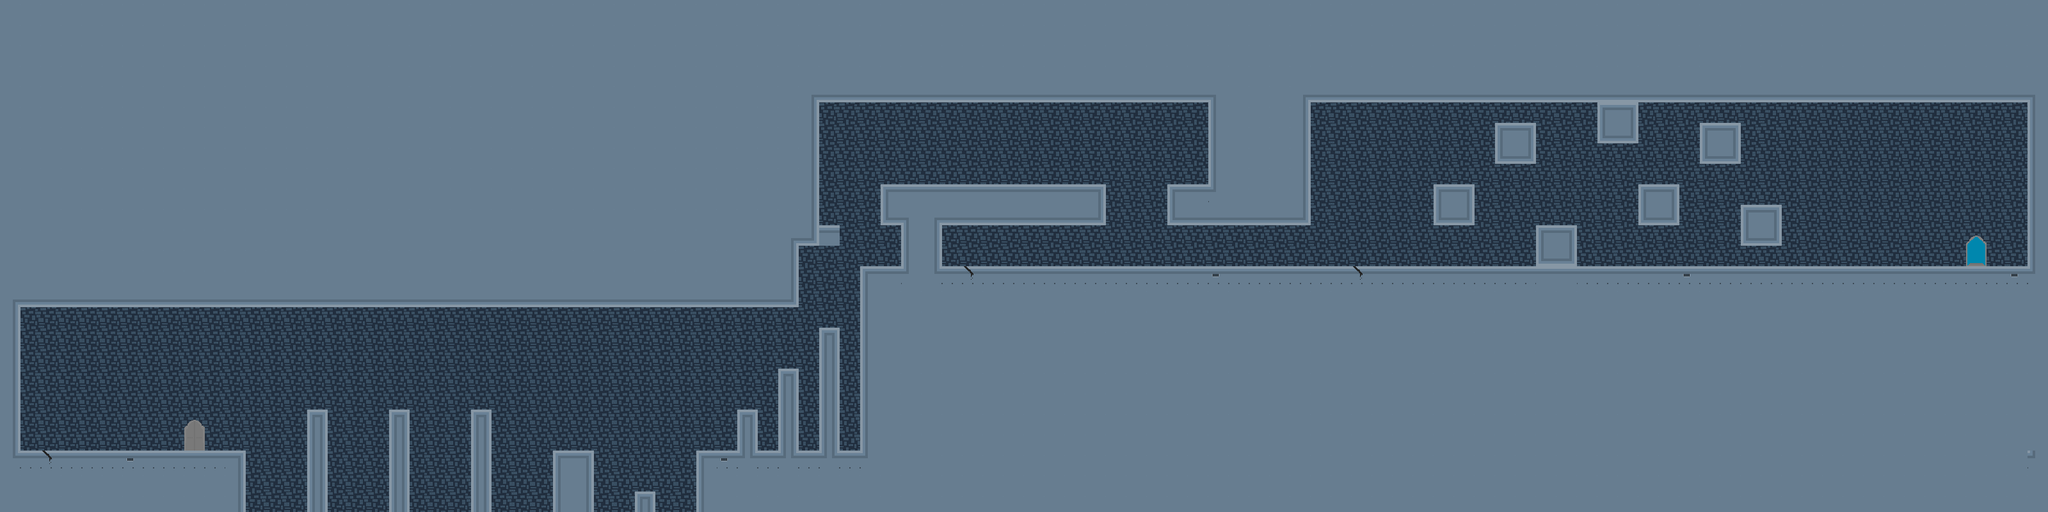

Rendered tile map (Tiled .tmx) drawn with the repository's tilesets; below, a short description and the map source with its tile grids summarised:
An orthogonal 100x25 tile map with 32x32 px tiles, 2 tile layers (background, main) and 50 objects.

<map version="1.2" tiledversion="1.2.5" orientation="orthogonal" renderorder="right-down" width="100" height="25" tilewidth="32" tileheight="32" infinite="0" nextlayerid="9" nextobjectid="68">
 <tileset firstgid="1" source="../tilesets/factoryTileset.tsx" />
 <layer id="7" name="background" width="100" height="25">
  <data>[2500 cells, 2500 non-empty, 1 distinct tile ids]</data>
 </layer>
 <layer id="8" name="main" width="100" height="25">
  <data>[2500 cells, 1795 non-empty, 23 distinct tile ids]</data>
 </layer>
 <objectgroup id="4" name="otherLayer">
  <object id="1" x="281" y="636" width="47" height="74">
   <properties>
    <property name="function" value="spawn" />
   </properties>
  </object>
  <object id="19" x="3057" y="367" width="33" height="49">
   <properties>
    <property name="function" value="end" />
   </properties>
  </object>
 </objectgroup>
 <objectgroup id="5" name="collisionLayer">
  <object id="7" x="486" y="646" width="20" height="154" />
  <object id="12" x="0" y="710" width="378" height="90" />
  <object id="13" x="-3" y="2" width="1245" height="472" />
  <object id="14" x="0" y="346" width="26" height="364" />
  <object id="17" x="1094" y="710" width="2106" height="90" />
  <object id="18" x="3174" y="154" width="26" height="556" />
  <object id="20" x="614" y="645" width="20" height="154" />
  <object id="21" x="742" y="646" width="20" height="154" />
  <object id="26" x="869" y="710" width="53" height="90" />
  <object id="27" x="998" y="774" width="20" height="26" />
  <object id="28" x="1158" y="646" width="20" height="64" />
  <object id="29" x="1222" y="582" width="20" height="128" />
  <object id="30" x="1286" y="518" width="20" height="192" />
  <object id="38" x="1242" y="2" width="32" height="376" />
  <object id="39" x="1350" y="422" width="1822" height="52" />
  <object id="42" x="1382" y="294" width="340" height="52" />
  <object id="43" x="1414" y="346" width="52" height="76" />
  <object id="44" x="1274" y="2" width="1926" height="152" />
  <object id="45" x="1830" y="294" width="212" height="52" />
  <object id="48" x="1894" y="154" width="148" height="140" />
  <object id="49" x="2246" y="294" width="52" height="52" />
  <object id="50" x="2342" y="198" width="52" height="52" />
  <object id="51" x="2406" y="358" width="52" height="62" />
  <object id="52" x="2566" y="294" width="52" height="52" />
  <object id="53" x="2662" y="198" width="52" height="52" />
  <object id="54" x="2502" y="155" width="52" height="63" />
  <object id="55" x="2726" y="326" width="52" height="52" />
  <object id="65" x="1274" y="358" width="38" height="26" />
 </objectgroup>
 <objectgroup id="6" name="enemyLayer">
  <object id="2" x="487" y="636">
   <properties>
    <property name="enemyType" value="bounce" />
    <property name="xSpeed" type="float" value="0" />
    <property name="ySpeed" type="float" value="11" />
   </properties>
  </object>
  <object id="22" x="615" y="635">
   <properties>
    <property name="enemyType" value="bounce" />
    <property name="xSpeed" type="float" value="0" />
    <property name="ySpeed" type="float" value="11" />
   </properties>
  </object>
  <object id="23" x="742" y="636">
   <properties>
    <property name="enemyType" value="bounce" />
    <property name="xSpeed" type="float" value="0" />
    <property name="ySpeed" type="float" value="11" />
   </properties>
  </object>
  <object id="25" x="999" y="764">
   <properties>
    <property name="enemyType" value="threeShoot" />
    <property name="firstShot" type="int" value="90" />
    <property name="shotDelay" type="int" value="20" />
    <property name="xSpeed" type="float" value="0" />
   </properties>
  </object>
  <object id="33" x="1195" y="700">
   <properties>
    <property name="enemyType" value="bounce" />
    <property name="xSpeed" type="float" value="0" />
    <property name="ySpeed" type="float" value="8" />
   </properties>
  </object>
  <object id="34" x="1260" y="700">
   <properties>
    <property name="enemyType" value="bounce" />
    <property name="xSpeed" type="float" value="0" />
    <property name="ySpeed" type="float" value="11" />
   </properties>
  </object>
  <object id="35" x="1276" y="546">
   <properties>
    <property name="enemyType" value="wallShoot" />
    <property name="shootFrames" type="int" value="90" />
    <property name="xSpeed" type="float" value="0" />
   </properties>
  </object>
  <object id="37" x="1212" y="608">
   <properties>
    <property name="enemyType" value="wallShoot" />
    <property name="shootFrames" type="int" value="90" />
    <property name="xSpeed" type="float" value="0" />
   </properties>
  </object>
  <object id="46" x="1843" y="284">
   <properties>
    <property name="enemyType" value="shoot" />
    <property name="shootFrames" type="int" value="60" />
    <property name="xSpeed" type="float" value="0" />
   </properties>
  </object>
  <object id="47" x="1840" y="412">
   <properties>
    <property name="enemyType" value="shoot" />
    <property name="shootFrames" type="int" value="60" />
    <property name="xSpeed" type="float" value="0" />
   </properties>
  </object>
  <object id="56" x="2751" y="412">
   <properties>
    <property name="enemyType" value="shoot" />
    <property name="shootFrames" type="int" value="60" />
    <property name="xSpeed" type="float" value="0" />
   </properties>
  </object>
  <object id="57" x="2581" y="284">
   <properties>
    <property name="enemyType" value="shoot" />
    <property name="shootFrames" type="int" value="60" />
    <property name="xSpeed" type="float" value="0" />
   </properties>
  </object>
  <object id="58" x="2396" y="410">
   <properties>
    <property name="enemyType" value="wallShoot" />
    <property name="shootFrames" type="int" value="90" />
    <property name="xSpeed" type="float" value="0" />
   </properties>
  </object>
  <object id="59" x="2492" y="208">
   <properties>
    <property name="enemyType" value="wallShoot" />
    <property name="shootFrames" type="int" value="90" />
    <property name="xSpeed" type="float" value="0" />
   </properties>
  </object>
  <object id="60" x="2752" y="316">
   <properties>
    <property name="enemyType" value="wave" />
    <property name="shoot" type="bool" value="false" />
    <property name="shootFrames" type="int" value="120" />
    <property name="xSpeed" type="float" value="0" />
    <property name="ySpeed" type="float" value="5" />
   </properties>
  </object>
  <object id="61" x="2522" y="412">
   <properties>
    <property name="enemyType" value="wave" />
    <property name="shoot" type="bool" value="false" />
    <property name="shootFrames" type="int" value="120" />
    <property name="xSpeed" type="float" value="0" />
    <property name="ySpeed" type="float" value="5" />
   </properties>
  </object>
  <object id="62" x="2271" y="284">
   <properties>
    <property name="enemyType" value="wave" />
    <property name="shoot" type="bool" value="false" />
    <property name="shootFrames" type="int" value="120" />
    <property name="xSpeed" type="float" value="0" />
    <property name="ySpeed" type="float" value="5" />
   </properties>
  </object>
  <object id="63" x="2431" y="348">
   <properties>
    <property name="enemyType" value="wave" />
    <property name="shoot" type="bool" value="false" />
    <property name="shootFrames" type="int" value="120" />
    <property name="xSpeed" type="float" value="0" />
    <property name="ySpeed" type="float" value="5" />
   </properties>
  </object>
  <object id="66" x="2884" y="412">
   <properties>
    <property name="enemyType" value="bounce" />
    <property name="xSpeed" type="float" value="0" />
    <property name="ySpeed" type="float" value="0" />
   </properties>
  </object>
  </objectgroup>
</map>
<!-- 1 of 50 objects omitted -->
